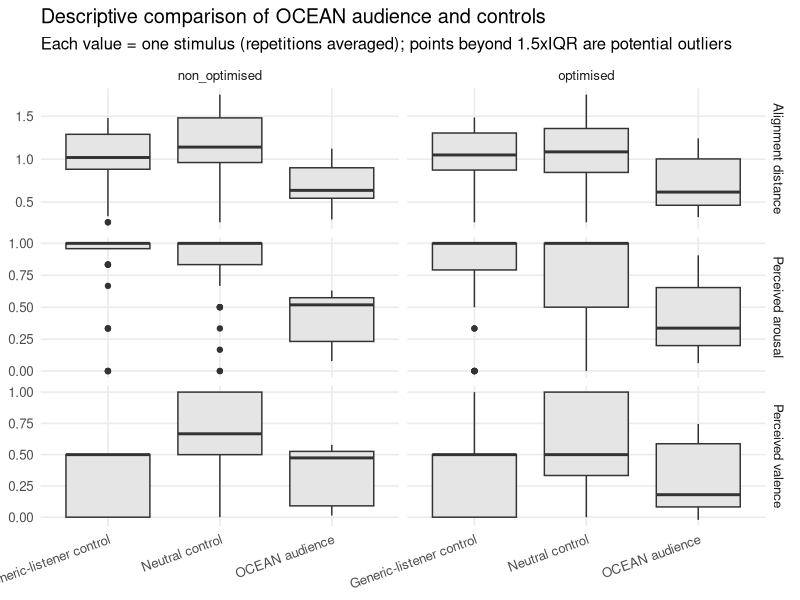
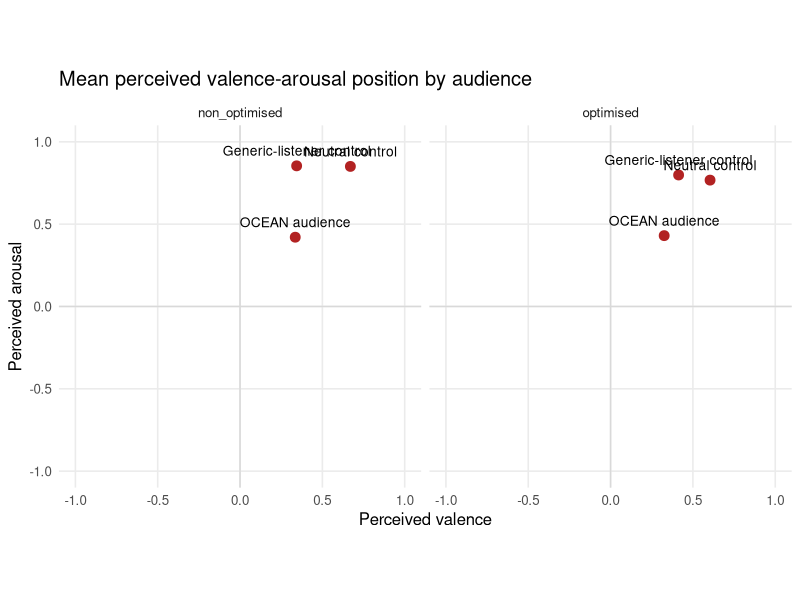

Reproduce these figures in R, in order.
# Stage 6 - descriptive baseline analysis (neutral and generic controls).
#
# Answers one question (methodology 3.6.2): do the 32 OCEAN personas vary MORE
# than the gap between the neutral and generic controls? If so, the between-
# persona variation is trait-driven rather than an artefact of role framing.
#
# Descriptive only - does NOT test H1-H3, and the controls are NOT entered into
# the H2/H3 mixed models.
#
# Aggregation:
#   1. average the 3 repetitions per agent-stimulus,
#   2. average the 32 OCEAN personas to a stimulus-level OCEAN mean,
#   3. compare that stimulus-level OCEAN mean with the two controls.
#
# Run:  Rscript analysis/Stage6_baselines.R
# Packages: install.packages(c("dplyr","tidyr","ggplot2"))

library(dplyr); library(tidyr); library(ggplot2)

OUT <- "analysis/baselines"
dir.create(OUT, recursive = TRUE, showWarnings = FALSE)

# -------------------------------------------------------------------------
# Load and label
# -------------------------------------------------------------------------
d <- read.csv("data/audience/responses.csv", stringsAsFactors = FALSE)

req <- c("agent_kind","stimulus_file","condition","perceived_v","perceived_a","target_v","target_a")
miss <- setdiff(req, names(d))
if (length(miss) > 0) stop(paste("Missing required columns:", paste(miss, collapse = ", ")))
if (!"persona_id" %in% names(d)) d$persona_id <- NA_character_

base <- d %>%
  mutate(
    respondent_id = ifelse(is.na(persona_id) | persona_id == "", agent_kind, persona_id),
    audience_group = case_when(
      tolower(agent_kind) == "ocean"          ~ "OCEAN audience",
      grepl("neutral", tolower(agent_kind))   ~ "Neutral control",
      grepl("generic", tolower(agent_kind))   ~ "Generic-listener control",
      TRUE ~ NA_character_),
    alignment_distance = sqrt((perceived_v - target_v)^2 + (perceived_a - target_a)^2)) %>%
  filter(!is.na(audience_group))
if (nrow(base) == 0) stop("No OCEAN / neutral / generic responses found.")

# -------------------------------------------------------------------------
# 1. average repetitions per respondent-stimulus
# -------------------------------------------------------------------------
agent_stim <- base %>%
  group_by(audience_group, respondent_id, stimulus_file, condition, target_v, target_a) %>%
  summarise(perceived_v = mean(perceived_v, na.rm = TRUE),
            perceived_a = mean(perceived_a, na.rm = TRUE),
            alignment_distance = mean(alignment_distance, na.rm = TRUE),
            .groups = "drop")

# -------------------------------------------------------------------------
# 2. stimulus-level value per audience (OCEAN = mean of its 32 personas;
#    controls = their single repetition-averaged response). Persona SD is
#    retained for OCEAN so we can see within-stimulus persona spread.
# -------------------------------------------------------------------------
stim <- agent_stim %>%
  group_by(audience_group, stimulus_file, condition, target_v, target_a) %>%
  summarise(persona_sd_v = ifelse(n() > 1, sd(perceived_v, na.rm = TRUE), NA_real_),
            persona_sd_a = ifelse(n() > 1, sd(perceived_a, na.rm = TRUE), NA_real_),
            perceived_v = mean(perceived_v, na.rm = TRUE),
            perceived_a = mean(perceived_a, na.rm = TRUE),
            alignment_distance = mean(alignment_distance, na.rm = TRUE),
            respondents = n(), .groups = "drop")

# -------------------------------------------------------------------------
# Descriptive summaries (means + SDs only)
# -------------------------------------------------------------------------
summary_overall <- stim %>%
  group_by(audience_group) %>%
  summarise(n_stimuli = n(),
            mean_valence = mean(perceived_v, na.rm = TRUE),  sd_valence = sd(perceived_v, na.rm = TRUE),
            mean_arousal = mean(perceived_a, na.rm = TRUE),  sd_arousal = sd(perceived_a, na.rm = TRUE),
            mean_distance = mean(alignment_distance, na.rm = TRUE), sd_distance = sd(alignment_distance, na.rm = TRUE),
            .groups = "drop")

summary_by_condition <- stim %>%
  group_by(audience_group, condition) %>%
  summarise(n_stimuli = n(),
            mean_valence = mean(perceived_v, na.rm = TRUE),  sd_valence = sd(perceived_v, na.rm = TRUE),
            mean_arousal = mean(perceived_a, na.rm = TRUE),  sd_arousal = sd(perceived_a, na.rm = TRUE),
            mean_distance = mean(alignment_distance, na.rm = TRUE), sd_distance = sd(alignment_distance, na.rm = TRUE),
            .groups = "drop")

# -------------------------------------------------------------------------
# Stimulus-matched control-minus-OCEAN differences
# -------------------------------------------------------------------------
dup <- stim %>%
  count(audience_group, stimulus_file, condition, name = "n_rows") %>%
  filter(n_rows > 1)
if (nrow(dup) > 0) {
  cat("\n!! ", nrow(dup), " (audience_group, stimulus_file, condition) combinations\n", sep = "")
  cat("   appear more than once in `stim`. Run analysis/Diagnose_baselines.R to see why.\n")
  print(utils::head(dup, 10))
  stop("cannot pivot: stimulus-level rows are not unique")
}

wide <- stim %>%
  select(audience_group, stimulus_file, condition, target_v, target_a,
         perceived_v, perceived_a, alignment_distance) %>%
  pivot_wider(names_from = audience_group,
              values_from = c(perceived_v, perceived_a, alignment_distance),
              names_sep = "__")

diff_summary <- data.frame()
need <- c("perceived_v__OCEAN audience","perceived_a__OCEAN audience","alignment_distance__OCEAN audience",
          "perceived_v__Neutral control","perceived_a__Neutral control","alignment_distance__Neutral control",
          "perceived_v__Generic-listener control","perceived_a__Generic-listener control","alignment_distance__Generic-listener control")
if (all(need %in% names(wide))) {
  diffs <- wide %>% mutate(
    neutral_minus_ocean_v = `perceived_v__Neutral control` - `perceived_v__OCEAN audience`,
    neutral_minus_ocean_a = `perceived_a__Neutral control` - `perceived_a__OCEAN audience`,
    neutral_minus_ocean_d = `alignment_distance__Neutral control` - `alignment_distance__OCEAN audience`,
    generic_minus_ocean_v = `perceived_v__Generic-listener control` - `perceived_v__OCEAN audience`,
    generic_minus_ocean_a = `perceived_a__Generic-listener control` - `perceived_a__OCEAN audience`,
    generic_minus_ocean_d = `alignment_distance__Generic-listener control` - `alignment_distance__OCEAN audience`)
  diff_summary <- diffs %>% summarise(across(starts_with(c("neutral_minus","generic_minus")), ~ mean(.x, na.rm = TRUE)))
  write.csv(diffs, file.path(OUT, "baseline_stimulus_differences.csv"), row.names = FALSE)
} else {
  warning("One or more control groups not found; matched differences skipped.")
}

# -------------------------------------------------------------------------
# THE CONTROL ARGUMENT: OCEAN persona spread vs the neutral-generic gap
# (per-persona means across all stimuli, vs the gap between the two controls)
# -------------------------------------------------------------------------
ocean_pers <- base %>% filter(audience_group == "OCEAN audience") %>%
  group_by(respondent_id) %>%
  summarise(v = mean(perceived_v, na.rm = TRUE),
            a = mean(perceived_a, na.rm = TRUE),
            d = mean(alignment_distance, na.rm = TRUE), .groups = "drop")

ctrl_mean <- function(grp, col) mean(base[[col]][base$audience_group == grp], na.rm = TRUE)

# -------------------------------------------------------------------------
# Text results
# -------------------------------------------------------------------------
sink(file.path(OUT, "baseline_results.txt"), split = TRUE)
cat("========== DESCRIPTIVE BASELINE ANALYSIS ==========\n\n")
cat("Stimulus-level OCEAN mean vs neutral and generic controls. Repetitions averaged first.\n")
cat("Descriptive only; no significance tests.\n\n")

cat("---------- Response counts ----------\n"); print(table(base$audience_group))

cat("\n---------- Overall summary (stimulus level) ----------\n"); print(as.data.frame(summary_overall), row.names = FALSE)
cat("\n---------- By condition ----------\n"); print(as.data.frame(summary_by_condition), row.names = FALSE)

if (nrow(diff_summary) > 0) {
  cat("\n---------- Mean control-minus-OCEAN differences (per stimulus) ----------\n")
  print(as.data.frame(round(diff_summary, 3)), row.names = FALSE)
  cat("Positive = control scored higher than the OCEAN mean.\n")
}

cat("\n---------- CONTROL ARGUMENT: OCEAN persona spread vs baseline gap ----------\n")
for (ax in c("v","a","d")) {
  pm <- ocean_pers[[ax]]
  col <- c(v="perceived_v", a="perceived_a", d="alignment_distance")[[ax]]
  nb <- ctrl_mean("Neutral control", col); gb <- ctrl_mean("Generic-listener control", col)
  label <- c(v="valence", a="arousal", d="distance")[[ax]]
  cat(sprintf("  %-8s OCEAN persona means %.3f to %.3f (SD %.3f) | neutral %.3f, generic %.3f | gap %.3f\n",
              label, min(pm), max(pm), sd(pm), nb, gb, abs(nb - gb)))
}
cat("\nWhere the OCEAN persona range/SD exceeds the neutral-generic gap, the between-persona\n")
cat("variation is trait-driven rather than an artefact of role framing (descriptive; 3.6.2).\n")
sink()

# -------------------------------------------------------------------------
# Tables
# -------------------------------------------------------------------------
write.csv(stim, file.path(OUT, "stimulus_level_baselines.csv"), row.names = FALSE)
write.csv(summary_overall, file.path(OUT, "baseline_summary_overall.csv"), row.names = FALSE)
write.csv(summary_by_condition, file.path(OUT, "baseline_summary_by_condition.csv"), row.names = FALSE)
write.csv(ocean_pers, file.path(OUT, "ocean_persona_means.csv"), row.names = FALSE)

# -------------------------------------------------------------------------
# Figure 1: boxplots - OCEAN vs controls, per measure and condition
# -------------------------------------------------------------------------
plot_data <- stim %>%
  select(audience_group, condition, stimulus_file, perceived_v, perceived_a, alignment_distance) %>%
  pivot_longer(c(perceived_v, perceived_a, alignment_distance), names_to = "measure", values_to = "value") %>%
  mutate(measure = recode(measure, perceived_v = "Perceived valence",
                          perceived_a = "Perceived arousal", alignment_distance = "Alignment distance"))

ggsave(file.path(OUT, "baseline_distributions.png"),
  ggplot(plot_data, aes(audience_group, value)) +
    geom_boxplot(fill = "grey90") +
    facet_grid(measure ~ condition, scales = "free_y") +
    labs(title = "Descriptive comparison of OCEAN audience and controls",
         subtitle = "Each value = one stimulus (repetitions averaged); points beyond 1.5xIQR are potential outliers",
         x = NULL, y = NULL) +
    theme_minimal(base_size = 12) +
    theme(panel.grid.minor = element_blank(), axis.text.x = element_text(angle = 20, hjust = 1)),
  width = 11, height = 8.5, dpi = 300)

# -------------------------------------------------------------------------
# Figure 2: mean perceived VA position by audience
# -------------------------------------------------------------------------
va <- stim %>% group_by(audience_group, condition) %>%
  summarise(mean_v = mean(perceived_v, na.rm = TRUE), mean_a = mean(perceived_a, na.rm = TRUE), .groups = "drop")

ggsave(file.path(OUT, "baseline_mean_va_positions.png"),
  ggplot(va, aes(mean_v, mean_a, label = audience_group)) +
    geom_hline(yintercept = 0, colour = "grey85") + geom_vline(xintercept = 0, colour = "grey85") +
    geom_point(size = 3, colour = "firebrick") + geom_text(vjust = -1, size = 3.5) +
    facet_wrap(~ condition) + coord_fixed(xlim = c(-1, 1), ylim = c(-1, 1)) +
    labs(title = "Mean perceived valence-arousal position by audience",
         x = "Perceived valence", y = "Perceived arousal") +
    theme_minimal(base_size = 12) + theme(panel.grid.minor = element_blank()),
  width = 9, height = 5.5, dpi = 300)

cat("\nBaseline analysis complete. Outputs in", OUT, "\n")
